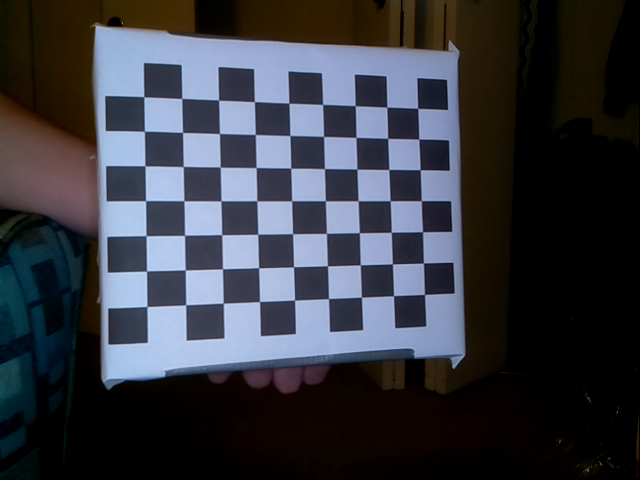
#> input picture calibration_images/21_24_33-0.png, 640 x 480 px
$ python calibrate_camera.py calibration_images/21_24_33-0.png
#> lines starting #> are read from the running program, lines starting #| are printed output that depends on the picture; long printed decimals are rounded
### common.py
#!/usr/bin/env python

'''
This module contains some common routines used by other samples.
'''

# Python 2/3 compatibility
from __future__ import print_function
import sys

PY3 = sys.version_info[0] == 3

if PY3:
    from functools import reduce

import numpy as np
import cv2

# built-in modules
import os
import itertools as it
from contextlib import contextmanager

image_extensions = ['.bmp', '.jpg', '.jpeg', '.png', '.tif', '.tiff', '.pbm', '.pgm', '.ppm']


class Bunch(object):
    def __init__(self, **kw):
        self.__dict__.update(kw)

    def __str__(self):
        return str(self.__dict__)


def splitfn(fn):
    path, fn = os.path.split(fn)
    name, ext = os.path.splitext(fn)
    return path, name, ext


def anorm2(a):
    return (a * a).sum(-1)


def anorm(a):
    return np.sqrt(anorm2(a))


# [48 lines left out: functions homotrans, to_rect, rect2rect_mtx, lookat, mtx2rvec, draw_str, not called in this run]


class Sketcher:
    # [8 lines left out: function __init__, not called in this run]

    def show(self):
        cv2.imshow(self.windowname, self.dests[0])

    # [13 lines left out: function on_mouse, not called in this run]


# palette data from matplotlib/_cm.py
_jet_data = {'red':   ((0., 0, 0), (0.35, 0, 0), (0.66, 1, 1), (0.89, 1, 1),
                       (1, 0.5, 0.5)),
             'green': ((0., 0, 0), (0.125, 0, 0), (0.375, 1, 1), (0.64, 1, 1),
                       (0.91, 0, 0), (1, 0, 0)),
             'blue':  ((0., 0.5, 0.5), (0.11, 1, 1), (0.34, 1, 1), (0.65, 0, 0),
                       (1, 0, 0))}

cmap_data = {'jet': _jet_data}


# [14 lines left out: function make_cmap, not called in this run]


def nothing(*arg, **kw):
    pass


def clock():
    return cv2.getTickCount() / cv2.getTickFrequency()


# [8 lines left out: function Timer, not called in this run]


class StatValue:
    def __init__(self, smooth_coef=0.5):
        self.value = None
        self.smooth_coef = smooth_coef

    # [6 lines left out: function update, not called in this run]


class RectSelector:
    # [33 lines left out: functions __init__, onmouse, draw, not called in this run]

    @property
    def dragging(self):
        return self.drag_rect is not None


# [24 lines left out: functions grouper, mosaic, not called in this run]


def getsize(img):
    h, w = img.shape[:2]
    return w, h


def mdot(*args):
    return reduce(np.dot, args)


# [4 lines left out: function draw_keypoints, not called in this run]

### calibrate_camera.py
'''
camera calibration for distorted images with chess board samples
reads distorted images, calculates the calibration and write undistorted images
usage:
    calibrate.py [--debug <output path>] [--square_size] [<image mask>]
default values:
    --debug:    ./output/
    --square_size: 1.0
    <image mask> defaults to ../data/left*.jpg
'''

# Python 2/3 compatibility
from __future__ import print_function

import numpy as np
import cv2

# local modules
from common import splitfn

# built-in modules
import os

if __name__ == '__main__':
    import sys
    import getopt
    from pprint import pprint

    args, img_mask = getopt.getopt(sys.argv[1:], '', ['debug=', 'square_size='])
    args = dict(args)
    args.setdefault('--debug', './output/')
    args.setdefault('--square_size', 1.0)

    img_names = img_mask
    pprint(img_names)
    debug_dir = args.get('--debug')
    if not os.path.isdir(debug_dir):
        os.mkdir(debug_dir)
    square_size = float(args.get('--square_size'))

    pattern_size = (9, 7)
    pattern_points = np.zeros((np.prod(pattern_size), 3), np.float32)
    pattern_points[:, :2] = np.indices(pattern_size).T.reshape(-1, 2)
    pattern_points *= square_size

    obj_points = []
    img_points = []
    h, w = 0, 0
    img_names_undistort = []
    for fn in img_names:
        print('processing %s... ' % fn, end='')
        img = cv2.imread(fn, 0)
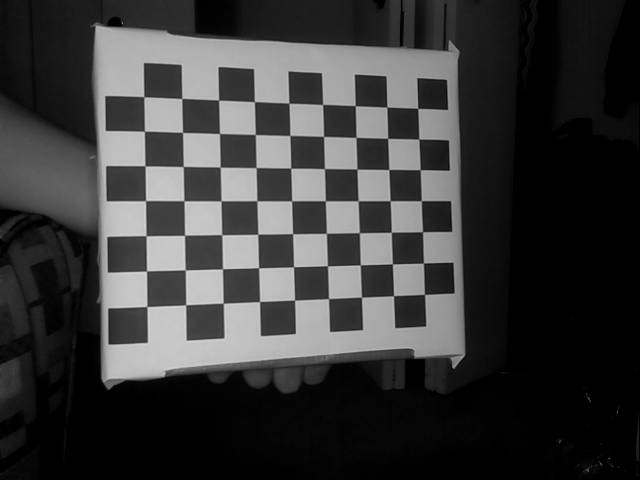
#> img: shape (480, 640); min 0, max 215, mean 57.1
        if img is None:
            print("Failed to load", fn)
            continue

        h, w = img.shape[:2]
#> h = 480; w = 640
        found, corners = cv2.findChessboardCorners(img, pattern_size)
#> found = True; corners = 63 rows, first 8: [143.9, 96.77], [181.8, 98.44], [218.6, 100.2], [254.4, 101.7], [288.9, 103.2], [322.6, 104.5], [355.3, 105.6], [386.8, 107.2]
        if found:
            term = (cv2.TERM_CRITERIA_EPS + cv2.TERM_CRITERIA_COUNT, 30, 0.1)
            cv2.cornerSubPix(img, corners, (5, 5), (-1, -1), term)

        if debug_dir:
            vis = cv2.cvtColor(img, cv2.COLOR_GRAY2BGR)
            cv2.drawChessboardCorners(vis, pattern_size, corners, found)
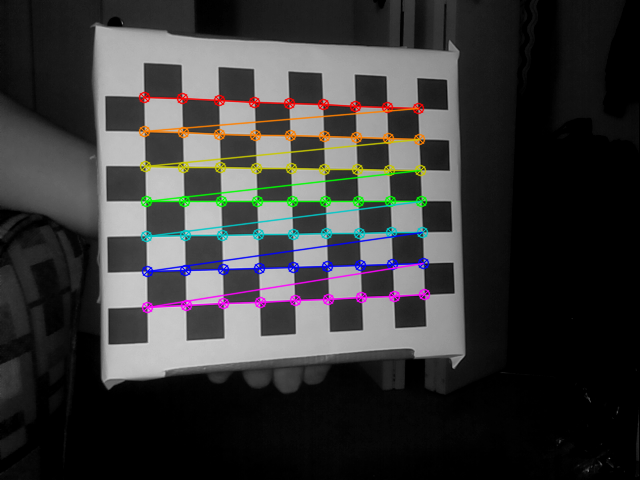
#> vis: shape (480, 640, 3); mean B, G, R 56.8, 57.1, 57.5
            path, name, ext = splitfn(fn)
            outfile = debug_dir + name + '_chess.png'
            cv2.imwrite(outfile, vis)
            if found:
                img_names_undistort.append(outfile)

        if not found:
            print('chessboard not found')
            continue

        img_points.append(corners.reshape(-1, 2))
        obj_points.append(pattern_points)

        print('ok')

    # calculate camera distortion
    rms, camera_matrix, dist_coefs, rvecs, tvecs = cv2.calibrateCamera(obj_points, img_points, (w, h), None, None)
#> rms = 0.122; camera_matrix = [[441.8, 0, 327.2], [0, 423.8, 247.7], [0, 0, 1]]; dist_coefs = [[0.0187, 0.0546, -2.77e-05, -0.000293, -0.202]]; rvecs = ([-0.0412, -0.189, -0.0255],); tvecs = ([-5.05, -4.33, 12.23],)

    print("\nRMS:", rms)
#| RMS: 0.1218
    print("camera matrix:\n", camera_matrix)
#| camera matrix:
#|  [[441.790   0.         327.165]
#|  [  0.         423.773 247.673]
#|  [  0.           0.           1.        ]]
    print("distortion coefficients: ", dist_coefs.ravel())
#| distortion coefficients:  [ 1.86790684e-02  5.45813147e-02 -2.77415616e-05 -2.93378903e-04
#|  -2.01826998e-01]

    # undistort the image with the calibration
    print('')
    for img_found in img_names_undistort:
        img = cv2.imread(img_found)

        h, w = img.shape[:2]
        newcameramtx, roi = cv2.getOptimalNewCameraMatrix(camera_matrix, dist_coefs, (w, h), 1, (w, h))
#> newcameramtx = [[185, 0, 374.1], [0, 179, 212.1], [0, 0, 1]]; roi = (237, 108, 268, 201)

        dst = cv2.undistort(img, camera_matrix, dist_coefs, None, newcameramtx)
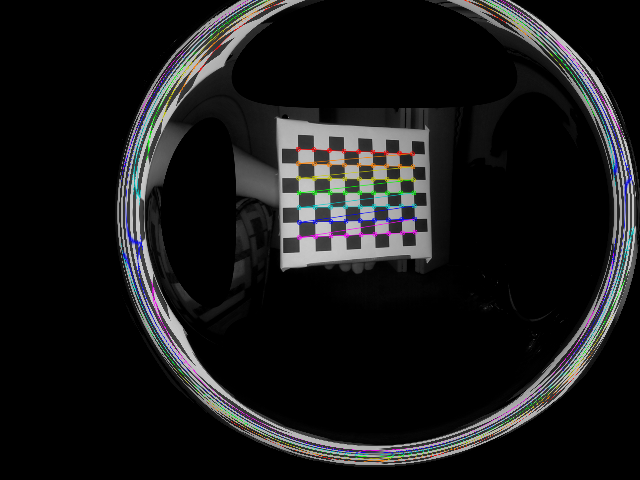
#> dst: shape (480, 640, 3); mean B, G, R 25.6, 25.2, 25.1

        # crop and save the image
        x, y, w, h = roi
#> x = 237; y = 108; w = 268; h = 201
        dst = dst[y:y + h, x:x + w]
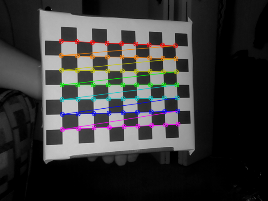
#> dst: shape (201, 268, 3); mean B, G, R 57.1, 57.3, 57.8
        outfile = img_found + '_undistorted.png'
        print('Undistorted image written to: %s' % outfile)
        cv2.imwrite(outfile, dst)

    cv2.destroyAllWindows()

$ run again, on calibration_images/21_24_33-10.png
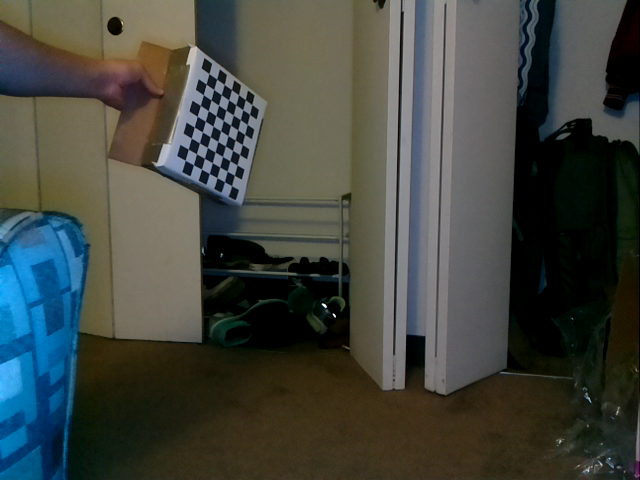
#> input picture calibration_images/21_24_33-10.png, 640 x 480 px
#> found = True; corners = 63 rows, first 8: [251.8, 104.6], [249.5, 114.4], [247.2, 124.4], [244.6, 134.5], [242.3, 144.5], [239.6, 154.6], [237.1, 165], [234.4, 175.3]
#> `cv2.drawChessboardCorners(vis, pattern_size, corners, found)`:
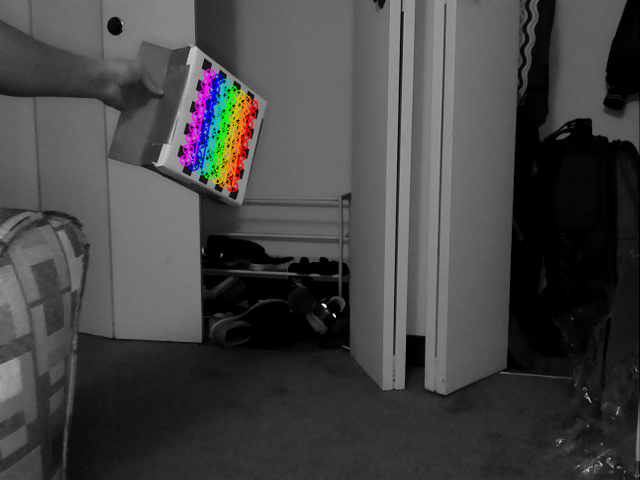
#> vis: shape (480, 640, 3); mean B, G, R 67.8, 67.8, 68.2
#> rms = 0.179; camera_matrix = [[673.2, 0, 318], [0, 1061.1, 229.4], [0, 0, 1]]; dist_coefs = [[2.15, 44.21, 0.248, 0.0457, -591.6]]; rvecs = ([-0.481, -0.279, 1.89],); tvecs = ([-9.27, -11.57, 93.54],)
#| RMS: 0.1792
#| camera matrix:
#|  [[6.73154156e+02 0.00000000e+00 3.17999570e+02]
#|  [0.00000000e+00 1.06113538e+03 2.29385227e+02]
#|  [0.00000000e+00 0.00000000e+00 1.00000000e+00]]
#| distortion coefficients:  [ 2.15339447e+00  4.42145440e+01  2.48118375e-01  4.57103063e-02
#|  -5.91608302e+02]
#> newcameramtx = [[673.2, 0, 318], [0, 1046.9, 232.7], [0, 0, 1]]; roi = (0, 6, 639, 408)
#> `x, y, w, h = roi`: x = 0; y = 6; w = 639; h = 408
#> `dst = dst[y:y + h, x:x + w]`:
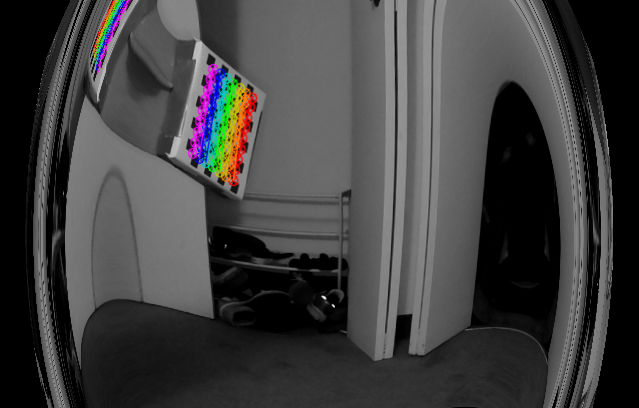
#> dst: shape (408, 639, 3); mean B, G, R 63.5, 63.5, 63.9

$ run again, on calibration_images/21_24_33-11.png
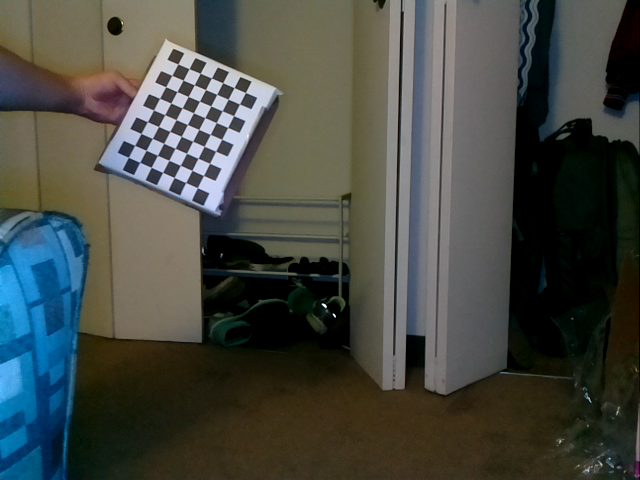
#> input picture calibration_images/21_24_33-11.png, 640 x 480 px
#> found = True; corners = 63 rows, first 8: [245.4, 92.52], [239.5, 104], [233.6, 115.6], [227.7, 127.5], [221.7, 139.3], [215.6, 151.2], [209.6, 163.3], [203.5, 175.5]
#> `cv2.drawChessboardCorners(vis, pattern_size, corners, found)`:
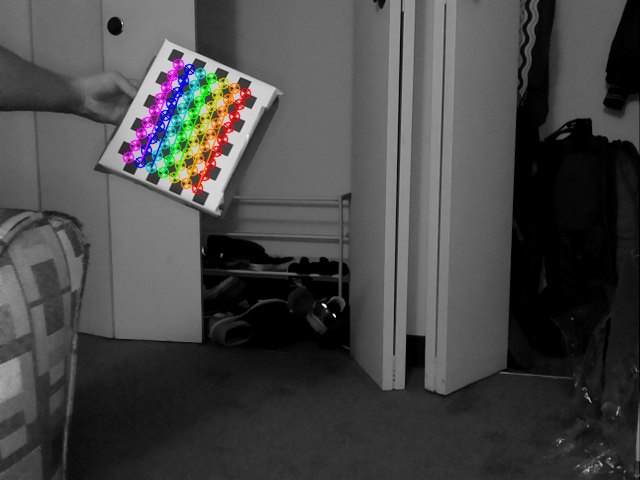
#> vis: shape (480, 640, 3); mean B, G, R 70.2, 70.4, 70.7
#> rms = 0.0664; camera_matrix = [[2373.4, 0, 333.8], [0, 3696.7, 263.9], [0, 0, 1]]; dist_coefs = [[0.341, -28.96, 0.0127, 0.00408, -0.211]]; rvecs = ([-0.495, 0.866, 1.86],); tvecs = ([-6.9, -8.6, 185.1],)
#| RMS: 0.06642
#| camera matrix:
#|  [[2.37338788e+03 0.00000000e+00 3.33774809e+02]
#|  [0.00000000e+00 3.69671261e+03 2.63861902e+02]
#|  [0.00000000e+00 0.00000000e+00 1.00000000e+00]]
#| distortion coefficients:  [ 3.40653899e-01 -2.89573024e+01  1.26646817e-02  4.07689593e-03
#|  -2.11494993e-01]
#> newcameramtx = [[2348.5, 0, 335], [0, 3656.1, 265.7], [0, 0, 1]]; roi = (3, 4, 635, 473)
#> `x, y, w, h = roi`: x = 3; y = 4; w = 635; h = 473
#> `dst = dst[y:y + h, x:x + w]`:
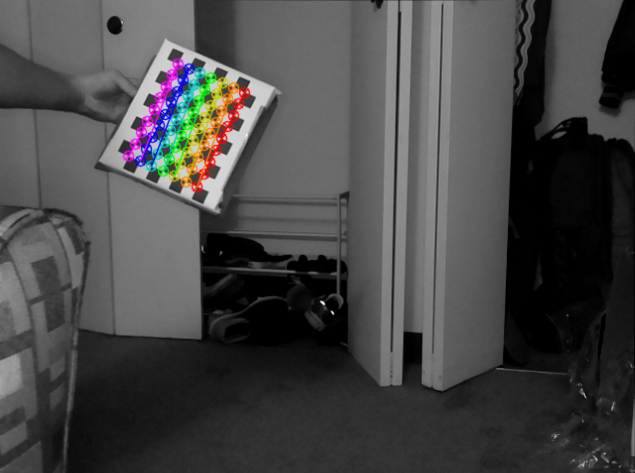
#> dst: shape (473, 635, 3); mean B, G, R 70.4, 70.5, 70.9

$ run again, on calibration_images/21_24_33-12.png
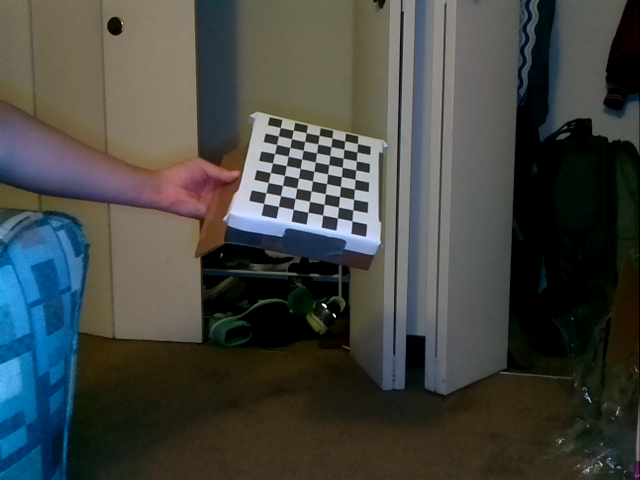
#> input picture calibration_images/21_24_33-12.png, 640 x 480 px
#> found = True; corners = 63 rows, first 8: [357.5, 143.6], [356.9, 152], [356.4, 160.9], [355.7, 169.9], [355, 179.4], [354.4, 189.2], [353.6, 199.3], [352.8, 209.9]
#> `cv2.drawChessboardCorners(vis, pattern_size, corners, found)`:
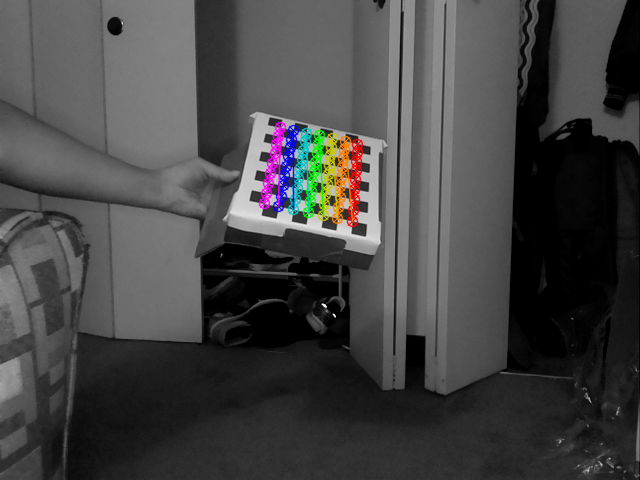
#> vis: shape (480, 640, 3); mean B, G, R 68, 68.2, 68.5
#> rms = 0.0968; camera_matrix = [[613, 0, 344.3], [0, 704.9, 237], [0, 0, 1]]; dist_coefs = [[-1.17, 35.81, -0.0312, -0.0166, -460.6]]; rvecs = ([-0.765, 0.563, 1.59],); tvecs = ([1.03, -6.26, 47.13],)
#| RMS: 0.09683
#| camera matrix:
#|  [[613.024   0.         344.276]
#|  [  0.         704.872 237.031]
#|  [  0.           0.           1.        ]]
#| distortion coefficients:  [-1.17422278e+00  3.58091808e+01 -3.11641116e-02 -1.65775577e-02
#|  -4.60606701e+02]
#> newcameramtx = [[613, 0, 344.3], [0, 704.9, 237], [0, 0, 1]]; roi = (0, 0, 639, 479)
#> `x, y, w, h = roi`: x = 0; w = 639; h = 479
#> `dst = dst[y:y + h, x:x + w]`:
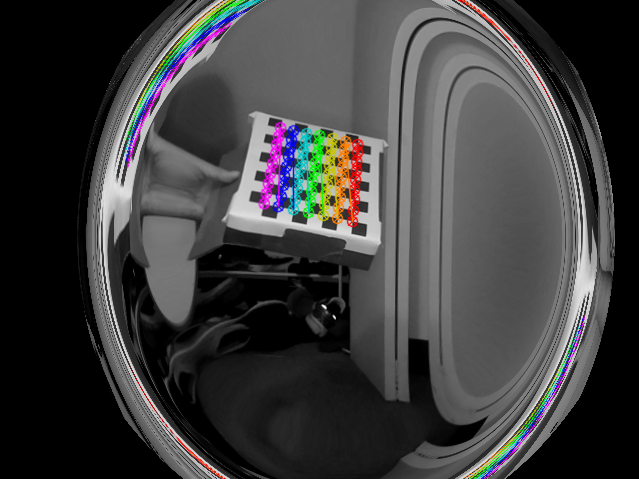
#> dst: shape (479, 639, 3); mean B, G, R 61.5, 61.3, 61.7
